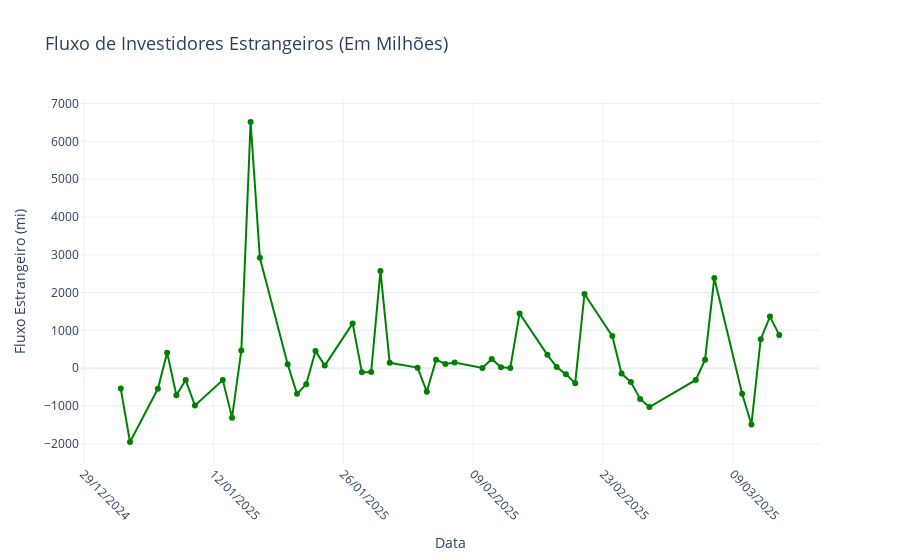

Notebook source saved alongside this figure:
### Markdown cell above
# Fluxo de Investidores Estrangeiro

### Code cell
import pandas as pd
import requests
from bs4 import BeautifulSoup
import plotly.graph_objects as go
from datetime import datetime

# URL do site
url = "https://www.dadosdemercado.com.br/fluxo"

# Fazer a requisição HTTP para obter o conteúdo da página
response = requests.get(url)
if response.status_code == 200:
    soup = BeautifulSoup(response.content, 'html.parser')

    # Encontrar a tabela na página
    tabela_html = soup.find('table')  # Localiza a primeira tabela na página
    if tabela_html:
        # Ler a tabela HTML com pandas
        tabela = pd.read_html(str(tabela_html))[0]

        # Verificar os nomes das colunas
        print("Colunas disponíveis na tabela:", tabela.columns)

        # Garantir que a coluna 'Data' esteja no formato datetime
        tabela['Data'] = pd.to_datetime(tabela['Data'], format='%d/%m/%Y', errors='coerce')

        # Verificar se a coluna 'Estrangeiro' existe
        if 'Estrangeiro' in tabela.columns:
            # Converter os valores da coluna 'Estrangeiro' para numérico
            tabela['Estrangeiro'] = tabela['Estrangeiro'].str.replace(' mi', '')  # Remover 'mi'
            tabela['Estrangeiro'] = tabela['Estrangeiro'].str.replace('.', '', regex=False)  # Remover separadores de milhares
            tabela['Estrangeiro'] = tabela['Estrangeiro'].str.replace(',', '.', regex=False).astype(float)

            # Filtrar os dados a partir do início do ano atual
            inicio_ano = datetime(datetime.now().year, 1, 1)  # Primeiro dia do ano atual
            tabela_filtrada = tabela[tabela['Data'] >= inicio_ano]

            # Criar o gráfico de linha com a coluna 'Estrangeiro'
            fig = go.Figure()

            # Adicionar a linha conectando os valores de 'Estrangeiro'
            fig.add_trace(go.Scatter(
                x=tabela_filtrada['Data'],  # Eixo X: coluna Data
                y=tabela_filtrada['Estrangeiro'],  # Eixo Y: fluxo estrangeiro
                mode='lines+markers',
                name='Estrangeiro',
                line=dict(color='green'),
                marker=dict(size=6, color='green', symbol='circle')
            ))

            # Personalizar o layout
            fig.update_layout(
                title='Fluxo de Investidores Estrangeiros (Em Milhões)',
                xaxis_title='Data',
                yaxis_title='Fluxo Estrangeiro (mi)',
                template='plotly_white',
                xaxis=dict(
                    tickformat='%d/%m/%Y',  # Formatar as datas no eixo X
                    tickangle=45,           # Rotacionar os rótulos do eixo X
                    showgrid=True,          # Mostrar linhas de grade no eixo X
                    tickmode='auto',        # Ajustar automaticamente os rótulos
                    nticks=10               # Limitar o número de rótulos no eixo X
                ),
                yaxis=dict(
                    showgrid=True,          # Mostrar linhas de grade no eixo Y
                    rangemode='tozero'      # Garantir que o eixo Y comece no zero
                ),
                title_font_size=18,
                xaxis_title_font_size=14,
                yaxis_title_font_size=14
            )

            # Exibir o gráfico
            fig.show()
        else:
            print("A coluna 'Estrangeiro' não foi encontrada na tabela. Verifique os nomes das colunas.")
    else:
        print("Tabela não encontrada na página.")
else:
    print(f"Erro ao acessar o site: {response.status_code}")

### Figure 1 — Plotly figure (JSON) as saved in the notebook; plotly's stock layout.template omitted (floating-point values rounded to 4 significant figures)
{"data": [{"line": {"color": "green"}, "marker": {"color": "green", "size": 6, "symbol": "circle"}, "mode": "lines+markers", "name": "Estrangeiro", "type": "scatter", "x": ["2025-03-14T00:00:00.000000000", "2025-03-13T00:00:00.000000000", "2025-03-12T00:00:00.000000000", "2025-03-11T00:00:00.000000000", "2025-03-10T00:00:00.000000000", "2025-03-07T00:00:00.000000000", "2025-03-06T00:00:00.000000000", "2025-03-05T00:00:00.000000000", "2025-02-28T00:00:00.000000000", "2025-02-27T00:00:00.000000000", "2025-02-26T00:00:00.000000000", "2025-02-25T00:00:00.000000000", "2025-02-24T00:00:00.000000000", "2025-02-21T00:00:00.000000000", "2025-02-20T00:00:00.000000000", "2025-02-19T00:00:00.000000000", "2025-02-18T00:00:00.000000000", "2025-02-17T00:00:00.000000000", "2025-02-14T00:00:00.000000000", "2025-02-13T00:00:00.000000000", "2025-02-12T00:00:00.000000000", "2025-02-11T00:00:00.000000000", "2025-02-10T00:00:00.000000000", "2025-02-07T00:00:00.000000000", "2025-02-06T00:00:00.000000000", "2025-02-05T00:00:00.000000000", "2025-02-04T00:00:00.000000000", "2025-02-03T00:00:00.000000000", "2025-01-31T00:00:00.000000000", "2025-01-30T00:00:00.000000000", "2025-01-29T00:00:00.000000000", "2025-01-28T00:00:00.000000000", "2025-01-27T00:00:00.000000000", "2025-01-24T00:00:00.000000000", "2025-01-23T00:00:00.000000000", "2025-01-22T00:00:00.000000000", "2025-01-21T00:00:00.000000000", "2025-01-20T00:00:00.000000000", "2025-01-17T00:00:00.000000000", "2025-01-16T00:00:00.000000000", "2025-01-15T00:00:00.000000000", "2025-01-14T00:00:00.000000000", "2025-01-13T00:00:00.000000000", "2025-01-10T00:00:00.000000000", "2025-01-09T00:00:00.000000000", "2025-01-08T00:00:00.000000000", "2025-01-07T00:00:00.000000000", "2025-01-06T00:00:00.000000000", "2025-01-03T00:00:00.000000000", "2025-01-02T00:00:00.000000000"], "y": [879.4, 1364.0, 766.7, -1490.0, -677.4, 2387.0, 224.9, -312.6, -1029.0, -813.3, -368.8, -144.3, 847.4, 1963.0, -396.6, -161.1, 27.92, 352.2, 1449.0, 6.27, 21.41, 242.0, 5.51, 150.6, 110.3, 223.4, -622.7, 13.57, 141.5, 2567.0, -102.5, -105.4, 1184.0, 66.87, 450.8, -423.6, -679.6, 104.2, 2920.0, 6513.0, 465.8, -1309.0, -314.1, -987.9, -316.2, -718.2, 409.9, -546.0, -1955.0, -541.3]}], "layout": {"title": {"font": {"size": 18}, "text": "Fluxo de Investidores Estrangeiros (Em Milhões)"}, "xaxis": {"nticks": 10, "showgrid": true, "tickangle": 45, "tickformat": "%d/%m/%Y", "tickmode": "auto", "title": {"font": {"size": 14}, "text": "Data"}}, "yaxis": {"rangemode": "tozero", "showgrid": true, "title": {"font": {"size": 14}, "text": "Fluxo Estrangeiro (mi)"}}}}
